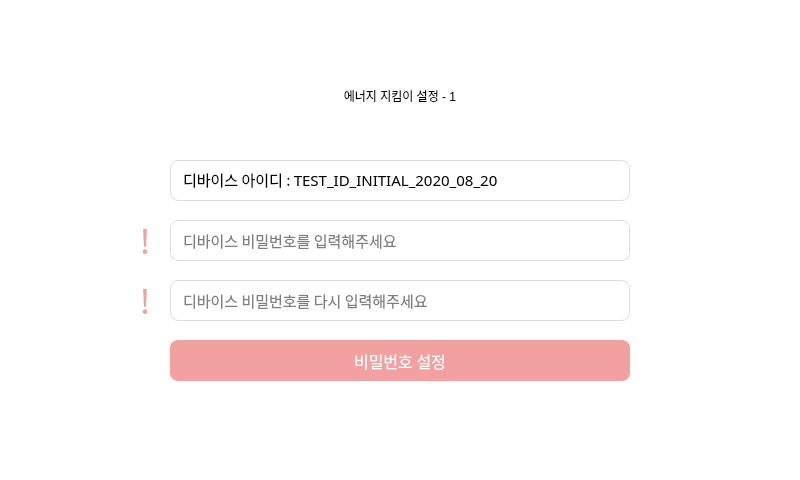
<?xml version="1.0" encoding="UTF-8"?>
<ui version="4.0">
 <class>initialSetupWidget</class>
 <widget class="QStackedWidget" name="initialSetupWidget">
  <property name="geometry">
   <rect>
    <x>0</x>
    <y>0</y>
    <width>800</width>
    <height>480</height>
   </rect>
  </property>
  <property name="windowTitle">
   <string>StackedWidget</string>
  </property>
  <property name="currentIndex">
   <number>1</number>
  </property>
  <widget class="QWidget" name="page_start">
   <property name="styleSheet">
    <string notr="true">background-color: rgb(255, 255, 255);</string>
   </property>
   <widget class="QLabel" name="logo">
    <property name="geometry">
     <rect>
      <x>215</x>
      <y>100</y>
      <width>370</width>
      <height>130</height>
     </rect>
    </property>
    <property name="text">
     <string/>
    </property>
    <property name="pixmap">
     <pixmap resource="../resources.qrc">:/logo/icons/logo.png</pixmap>
    </property>
    <property name="scaledContents">
     <bool>true</bool>
    </property>
   </widget>
   <widget class="QPushButton" name="start_button">
    <property name="geometry">
     <rect>
      <x>277</x>
      <y>250</y>
      <width>246</width>
      <height>46</height>
     </rect>
    </property>
    <property name="cursor">
     <cursorShape>PointingHandCursor</cursorShape>
    </property>
    <property name="styleSheet">
     <string notr="true">background-color: rgb(242, 160, 160);
font: 14pt &quot;나눔바른펜&quot;;
color: white;
border-radius: 20%;</string>
    </property>
    <property name="text">
     <string>설정 시작하기</string>
    </property>
   </widget>
  </widget>
  <widget class="QWidget" name="page_set_password">
   <property name="styleSheet">
    <string notr="true">background-color: rgb(255, 255, 255);</string>
   </property>
   <widget class="QLabel" name="setting_title_1">
    <property name="geometry">
     <rect>
      <x>170</x>
      <y>50</y>
      <width>460</width>
      <height>91</height>
     </rect>
    </property>
    <property name="styleSheet">
     <string notr="true">font: 25pt &quot;나눔바른펜&quot;;
</string>
    </property>
    <property name="text">
     <string>에너지 지킴이 설정 - 1</string>
    </property>
    <property name="alignment">
     <set>Qt::AlignCenter</set>
    </property>
   </widget>
   <widget class="QLineEdit" name="id_read_only">
    <property name="geometry">
     <rect>
      <x>170</x>
      <y>160</y>
      <width>460</width>
      <height>41</height>
     </rect>
    </property>
    <property name="font">
     <font>
      <family>나눔바른펜</family>
      <pointsize>11</pointsize>
     </font>
    </property>
    <property name="styleSheet">
     <string notr="true">border: 1px solid #ddd;
border-radius: 8%;
padding: 0 10%;</string>
    </property>
    <property name="inputMask">
     <string/>
    </property>
    <property name="text">
     <string>디바이스 아이디 : TEST_ID_INITIAL_2020_08_20</string>
    </property>
    <property name="echoMode">
     <enum>QLineEdit::Normal</enum>
    </property>
    <property name="readOnly">
     <bool>true</bool>
    </property>
    <property name="placeholderText">
     <string/>
    </property>
    <property name="clearButtonEnabled">
     <bool>false</bool>
    </property>
   </widget>
   <widget class="QLineEdit" name="password_edit">
    <property name="geometry">
     <rect>
      <x>170</x>
      <y>220</y>
      <width>460</width>
      <height>41</height>
     </rect>
    </property>
    <property name="font">
     <font>
      <family>나눔바른펜</family>
      <pointsize>11</pointsize>
     </font>
    </property>
    <property name="styleSheet">
     <string notr="true">border: 1px solid #ddd;
border-radius: 8%;
padding: 0 10%;</string>
    </property>
    <property name="inputMask">
     <string/>
    </property>
    <property name="text">
     <string/>
    </property>
    <property name="echoMode">
     <enum>QLineEdit::Password</enum>
    </property>
    <property name="readOnly">
     <bool>false</bool>
    </property>
    <property name="placeholderText">
     <string>디바이스 비밀번호를 입력해주세요</string>
    </property>
    <property name="clearButtonEnabled">
     <bool>false</bool>
    </property>
   </widget>
   <widget class="QLineEdit" name="password_re_edit">
    <property name="geometry">
     <rect>
      <x>170</x>
      <y>280</y>
      <width>460</width>
      <height>41</height>
     </rect>
    </property>
    <property name="font">
     <font>
      <family>나눔바른펜</family>
      <pointsize>11</pointsize>
     </font>
    </property>
    <property name="styleSheet">
     <string notr="true">border: 1px solid #ddd;
border-radius: 8%;
padding: 0 10%;</string>
    </property>
    <property name="inputMask">
     <string/>
    </property>
    <property name="text">
     <string/>
    </property>
    <property name="echoMode">
     <enum>QLineEdit::Password</enum>
    </property>
    <property name="placeholderText">
     <string>디바이스 비밀번호를 다시 입력해주세요</string>
    </property>
    <property name="clearButtonEnabled">
     <bool>false</bool>
    </property>
   </widget>
   <widget class="QPushButton" name="password_setting_button">
    <property name="geometry">
     <rect>
      <x>170</x>
      <y>340</y>
      <width>460</width>
      <height>41</height>
     </rect>
    </property>
    <property name="font">
     <font>
      <family>나눔바른펜</family>
      <pointsize>12</pointsize>
     </font>
    </property>
    <property name="cursor">
     <cursorShape>PointingHandCursor</cursorShape>
    </property>
    <property name="styleSheet">
     <string notr="true">background-color:rgb(242, 160, 160);
color: white;
border: none;
border-radius: 8%;</string>
    </property>
    <property name="text">
     <string>비밀번호 설정</string>
    </property>
   </widget>
   <widget class="QLabel" name="notice_wrong_label">
    <property name="geometry">
     <rect>
      <x>130</x>
      <y>220</y>
      <width>30</width>
      <height>41</height>
     </rect>
    </property>
    <property name="font">
     <font>
      <family>NanumBarunGothic</family>
      <pointsize>26</pointsize>
      <weight>50</weight>
      <bold>false</bold>
     </font>
    </property>
    <property name="cursor">
     <cursorShape>ArrowCursor</cursorShape>
    </property>
    <property name="styleSheet">
     <string notr="true">color: rgb(242, 160, 160);</string>
    </property>
    <property name="text">
     <string>!</string>
    </property>
    <property name="alignment">
     <set>Qt::AlignCenter</set>
    </property>
   </widget>
   <widget class="QLabel" name="notice_wrong_label_2">
    <property name="geometry">
     <rect>
      <x>130</x>
      <y>280</y>
      <width>30</width>
      <height>41</height>
     </rect>
    </property>
    <property name="font">
     <font>
      <family>NanumBarunGothic</family>
      <pointsize>26</pointsize>
      <weight>50</weight>
      <bold>false</bold>
     </font>
    </property>
    <property name="cursor">
     <cursorShape>ArrowCursor</cursorShape>
    </property>
    <property name="styleSheet">
     <string notr="true">color: rgb(242, 160, 160);</string>
    </property>
    <property name="text">
     <string>!</string>
    </property>
    <property name="alignment">
     <set>Qt::AlignCenter</set>
    </property>
   </widget>
  </widget>
  <widget class="QWidget" name="page_control_setting">
   <property name="styleSheet">
    <string notr="true">background-color: rgb(255, 255, 255);</string>
   </property>
   <widget class="QLabel" name="setting_title_2">
    <property name="geometry">
     <rect>
      <x>170</x>
      <y>50</y>
      <width>460</width>
      <height>91</height>
     </rect>
    </property>
    <property name="font">
     <font>
      <family>NanumBarunpen</family>
      <pointsize>25</pointsize>
     </font>
    </property>
    <property name="styleSheet">
     <string notr="true">#settingTextLabel {
font: 25pt &quot;나눔바른펜&quot;;

}</string>
    </property>
    <property name="text">
     <string>에너지 지킴이 설정 - 2</string>
    </property>
    <property name="alignment">
     <set>Qt::AlignCenter</set>
    </property>
   </widget>
   <widget class="QPushButton" name="remote_control_button">
    <property name="geometry">
     <rect>
      <x>520</x>
      <y>220</y>
      <width>111</width>
      <height>41</height>
     </rect>
    </property>
    <property name="font">
     <font>
      <family>나눔바른펜</family>
      <pointsize>12</pointsize>
     </font>
    </property>
    <property name="cursor">
     <cursorShape>PointingHandCursor</cursorShape>
    </property>
    <property name="styleSheet">
     <string notr="true">border:none;
background-color: rgb(242, 160, 160);
color: white;
border-top-right-radius: 8%;
border-bottom-right-radius: 8%;</string>
    </property>
    <property name="text">
     <string>OFF</string>
    </property>
   </widget>
   <widget class="QPushButton" name="initial_setting_finish_button">
    <property name="geometry">
     <rect>
      <x>170</x>
      <y>280</y>
      <width>460</width>
      <height>41</height>
     </rect>
    </property>
    <property name="font">
     <font>
      <family>나눔바른펜</family>
      <pointsize>14</pointsize>
     </font>
    </property>
    <property name="cursor">
     <cursorShape>PointingHandCursor</cursorShape>
    </property>
    <property name="styleSheet">
     <string notr="true">background-color:rgb(242, 160, 160);
color: white;
border: none;
border-radius: 8%;</string>
    </property>
    <property name="text">
     <string>DSM 에너지 지킴이 시작하기</string>
    </property>
   </widget>
   <widget class="QLabel" name="auto_control_label">
    <property name="geometry">
     <rect>
      <x>170</x>
      <y>160</y>
      <width>351</width>
      <height>41</height>
     </rect>
    </property>
    <property name="font">
     <font>
      <family>나눔바른펜</family>
      <pointsize>14</pointsize>
     </font>
    </property>
    <property name="styleSheet">
     <string notr="true">border: 1px solid #ddd;
border-top-left-radius: 8%;
border-bottom-left-radius: 8%;</string>
    </property>
    <property name="text">
     <string>사람이 없을 때 자동 OFF</string>
    </property>
    <property name="alignment">
     <set>Qt::AlignCenter</set>
    </property>
   </widget>
   <widget class="QPushButton" name="auto_control_button">
    <property name="geometry">
     <rect>
      <x>520</x>
      <y>160</y>
      <width>111</width>
      <height>41</height>
     </rect>
    </property>
    <property name="font">
     <font>
      <family>나눔바른펜</family>
      <pointsize>12</pointsize>
     </font>
    </property>
    <property name="cursor">
     <cursorShape>PointingHandCursor</cursorShape>
    </property>
    <property name="styleSheet">
     <string notr="true">border:none;
background-color: rgb(48, 216, 136);
color: white;
border-top-right-radius: 8%;
border-bottom-right-radius: 8%;</string>
    </property>
    <property name="text">
     <string>ON</string>
    </property>
   </widget>
   <widget class="QLabel" name="remote_control_label">
    <property name="geometry">
     <rect>
      <x>170</x>
      <y>220</y>
      <width>351</width>
      <height>41</height>
     </rect>
    </property>
    <property name="font">
     <font>
      <family>나눔바른펜</family>
      <pointsize>14</pointsize>
     </font>
    </property>
    <property name="styleSheet">
     <string notr="true">border: 1px solid #ddd;
border-top-left-radius: 8%;
border-bottom-left-radius: 8%;</string>
    </property>
    <property name="text">
     <string>웹/앱을 통한 원격 제어</string>
    </property>
    <property name="alignment">
     <set>Qt::AlignCenter</set>
    </property>
   </widget>
   <zorder>setting_title_2</zorder>
   <zorder>initial_setting_finish_button</zorder>
   <zorder>auto_control_label</zorder>
   <zorder>auto_control_button</zorder>
   <zorder>remote_control_label</zorder>
   <zorder>remote_control_button</zorder>
  </widget>
 </widget>
 <resources>
  <include location="../resources.qrc"/>
 </resources>
 <connections/>
</ui>
